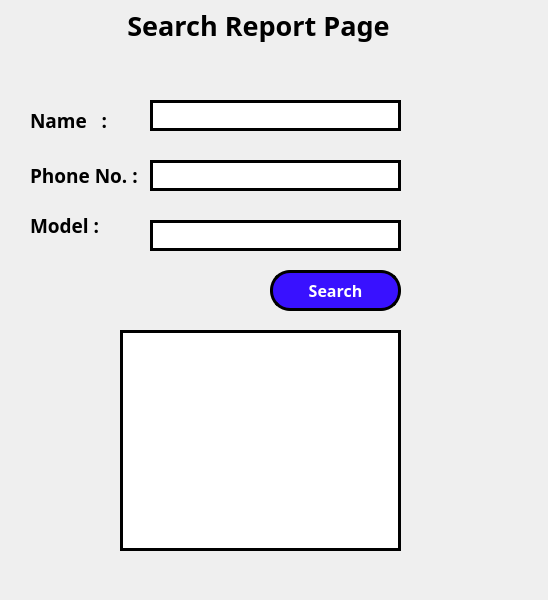
<?xml version="1.0" encoding="UTF-8"?>
<ui version="4.0">
 <class>SearchDialog</class>
 <widget class="QDialog" name="SearchDialog">
  <property name="geometry">
   <rect>
    <x>0</x>
    <y>0</y>
    <width>548</width>
    <height>600</height>
   </rect>
  </property>
  <property name="font">
   <font>
    <family>Bahnschrift</family>
    <pointsize>10</pointsize>
   </font>
  </property>
  <property name="windowTitle">
   <string>Search Report Page</string>
  </property>
  <property name="windowIcon">
   <iconset resource="resource.qrc">
    <normaloff>:/img/img/icon2.png</normaloff>:/img/img/icon2.png</iconset>
  </property>
  <property name="styleSheet">
   <string notr="true">
/*background-image: url(:/img/img/3.jpg);</string>
  </property>
  <widget class="QLabel" name="label">
   <property name="geometry">
    <rect>
     <x>30</x>
     <y>110</y>
     <width>81</width>
     <height>21</height>
    </rect>
   </property>
   <property name="font">
    <font>
     <family>Bell MT</family>
     <pointsize>14</pointsize>
     <bold>true</bold>
    </font>
   </property>
   <property name="text">
    <string>Name   :</string>
   </property>
  </widget>
  <widget class="QLineEdit" name="modellineEdit">
   <property name="geometry">
    <rect>
     <x>150</x>
     <y>220</y>
     <width>251</width>
     <height>31</height>
    </rect>
   </property>
   <property name="font">
    <font>
     <family>Bell MT</family>
     <pointsize>12</pointsize>
     <bold>false</bold>
    </font>
   </property>
   <property name="styleSheet">
    <string notr="true">border: 3px solid black;
background-color: rgb(255, 255, 255);</string>
   </property>
  </widget>
  <widget class="QLineEdit" name="phonelineEdit">
   <property name="geometry">
    <rect>
     <x>150</x>
     <y>160</y>
     <width>251</width>
     <height>31</height>
    </rect>
   </property>
   <property name="font">
    <font>
     <family>Bell MT</family>
     <pointsize>12</pointsize>
     <bold>false</bold>
    </font>
   </property>
   <property name="styleSheet">
    <string notr="true">border: 3px solid black;

background-color: rgb(255, 255, 255);</string>
   </property>
  </widget>
  <widget class="QLabel" name="label_8">
   <property name="geometry">
    <rect>
     <x>30</x>
     <y>210</y>
     <width>121</width>
     <height>31</height>
    </rect>
   </property>
   <property name="font">
    <font>
     <family>Bell MT</family>
     <pointsize>14</pointsize>
     <bold>true</bold>
    </font>
   </property>
   <property name="text">
    <string>Model :</string>
   </property>
  </widget>
  <widget class="QLabel" name="label_2">
   <property name="geometry">
    <rect>
     <x>30</x>
     <y>160</y>
     <width>121</width>
     <height>31</height>
    </rect>
   </property>
   <property name="font">
    <font>
     <family>Bell MT</family>
     <pointsize>14</pointsize>
     <bold>true</bold>
    </font>
   </property>
   <property name="text">
    <string>Phone No. :</string>
   </property>
  </widget>
  <widget class="QPushButton" name="btnsearch">
   <property name="geometry">
    <rect>
     <x>270</x>
     <y>270</y>
     <width>131</width>
     <height>41</height>
    </rect>
   </property>
   <property name="font">
    <font>
     <family>Bahnschrift</family>
     <pointsize>12</pointsize>
     <bold>true</bold>
    </font>
   </property>
   <property name="styleSheet">
    <string notr="true">QPushButton {
	background-color: rgb(57, 17, 255);
    color: white;                  /* White text */
    padding: 8px 16px;             /* Inner spacing */
    font-weight: bold;
border-radius: 20px ;
border:3px solid black;

 }
QPushButton:hover {
         /* Darker blue on hover */
	background-color: rgb(8, 160, 255);
}

QPushButton:pressed {
    background-color: #003d80;     /* Even darker on press */
}</string>
   </property>
   <property name="text">
    <string>Search</string>
   </property>
  </widget>
  <widget class="QLineEdit" name="namelineEdit">
   <property name="geometry">
    <rect>
     <x>150</x>
     <y>100</y>
     <width>251</width>
     <height>31</height>
    </rect>
   </property>
   <property name="font">
    <font>
     <family>Bell MT</family>
     <pointsize>12</pointsize>
     <bold>false</bold>
    </font>
   </property>
   <property name="styleSheet">
    <string notr="true">border: 3px solid black;
background-color: rgb(255, 255, 255);
</string>
   </property>
  </widget>
  <widget class="QTextEdit" name="resulttextEdit">
   <property name="geometry">
    <rect>
     <x>120</x>
     <y>330</y>
     <width>281</width>
     <height>221</height>
    </rect>
   </property>
   <property name="font">
    <font>
     <family>Bahnschrift</family>
     <pointsize>12</pointsize>
    </font>
   </property>
   <property name="styleSheet">
    <string notr="true">border: 3px solid black;</string>
   </property>
  </widget>
  <widget class="QLabel" name="label_13">
   <property name="geometry">
    <rect>
     <x>-20</x>
     <y>0</y>
     <width>591</width>
     <height>51</height>
    </rect>
   </property>
   <property name="font">
    <font>
     <family>Bahnschrift</family>
     <pointsize>20</pointsize>
     <bold>true</bold>
    </font>
   </property>
   <property name="styleSheet">
    <string notr="true">border:3px solid black;
/*background-color: rgb(255, 6, 31);
color: rgb(255, 255, 255);</string>
   </property>
   <property name="text">
    <string>                     Search Report Page </string>
   </property>
  </widget>
 </widget>
 <resources>
  <include location="resource.qrc"/>
 </resources>
 <connections/>
</ui>
